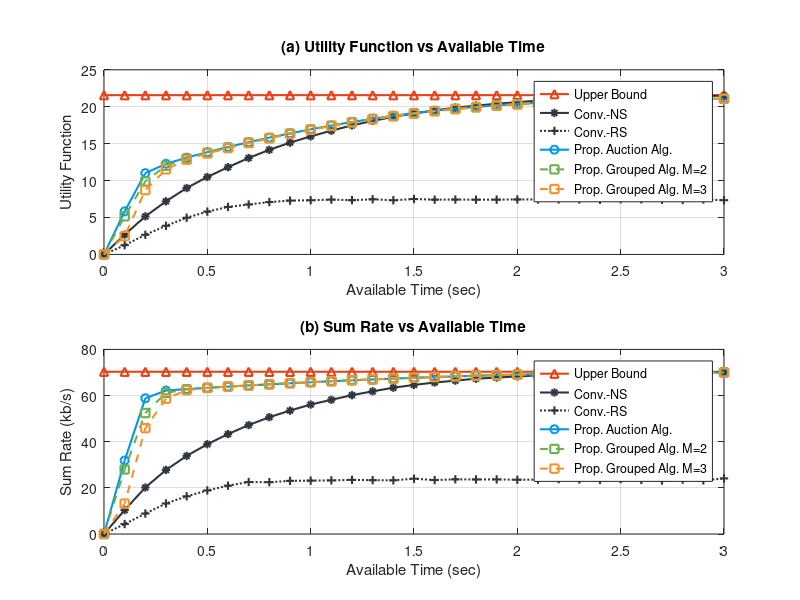

The MATLAB script that drew this image:
%x-axis
avail_time = 0:0.1:3;

% Utility Function
GW3_obj_ub = [21.56781815	21.56781815	21.56781815	21.56781815	21.56781815	21.56781815	21.56781815	21.56781815	21.56781815	21.56781815	21.56781815	21.56781815	21.56781815	21.56781815	21.56781815	21.56781815	21.56781815	21.56781815	21.56781815	21.56781815	21.56781815	21.56781815	21.56781815	21.56781815	21.56781815	21.56781815	21.56781815	21.56781815	21.56781815	21.56781815	21.56781815	21.56781815	21.56781815	21.56781815	21.56781815	21.56781815	21.56781815	21.56781815	21.56781815	21.56781815	21.56781815];
GW3_obj_bm2 = [0	1.249161341	2.657821308	3.875428504	4.970422679	5.795351925	6.4324628	6.762472246	7.09070772	7.288631261	7.335410621	7.423230216	7.34694003	7.46986617	7.335858083	7.50562002	7.415202652	7.430664437	7.414942267	7.418715572	7.445659951	7.44418225	7.450198604	7.451022004	7.407710473	7.479100863	7.464292321	7.405027028	7.370403962	7.447221816	7.343538271	7.472891663	7.483736159	7.462340448	7.405998629	7.393710327	7.443168681	7.423537842	7.476407332	7.360905626	7.469616694];
GW3_obj_bm1 = [0	2.679047555	5.149697073	7.192393143	8.990973011	10.48899784	11.81283114	13.06150155	14.1640481	15.13788686	15.98563634	16.75548153	17.47688767	18.08054896	18.63623534	19.07945056	19.50193133	19.86763201	20.15030172	20.40342916	20.61156622	20.82966997	20.95525551	21.09733988	21.18530749	21.26777204	21.33945181	21.38321794	21.4304263	21.46543988	21.49389006	21.51021637	21.529091	21.54165408	21.55186455	21.55624182	21.56301193	21.56578985	21.56726335	21.56774593	21.56774593];
GW3_obj = [7.22E-05	5.83543737	11.00368276	12.27572417	13.09655698	13.8490949	14.542278	15.19791836	15.81891186	16.38818052	16.93942661	17.45825981	17.93013334	18.37494217	18.7841107	19.13651339	19.4586603	19.74096381	19.98407351	20.19528035	20.37704015	20.53995954	20.66668001	20.76836881	20.85430211	20.91713338	20.97291888	21.01051392	21.03756692	21.05919658	21.07566749	21.0874551	21.09438205	21.09975068	21.1023731	21.10295596	21.10295596	21.10295596	21.10295596	21.10295596	21.10295596];
GW3_obj_g_2 = [7.22E-05	5.164325728	9.884951495	12.0066908	12.98436967	13.75705889	14.46711338	15.14183032	15.77076544	16.35579022	16.91024522	17.43202668	17.9061279	18.34815584	18.7475586	19.10732935	19.41964986	19.7144935	19.95613508	20.16583961	20.3460179	20.51269597	20.63830795	20.74532431	20.82944249	20.89757117	20.95583889	20.99936862	21.03369363	21.06043264	21.08059209	21.09374495	21.10338952	21.10991802	21.11474415	21.11767731	21.11928016	21.11928016	21.11928016	21.11928016	21.11928016];
GW3_obj_g_3 = [7.22E-05	2.477755436	8.710206397	11.52509648	12.82697923	13.67328859	14.39851387	15.07489394	15.71359735	16.32201399	16.86370304	17.38712172	17.86360451	18.3042204	18.7076547	19.061635	19.38906226	19.67035142	19.91607489	20.13100534	20.31294216	20.47085537	20.59327595	20.70404197	20.79655216	20.8744881	20.93661415	20.98564586	21.02084318	21.05329771	21.07362268	21.08783024	21.09808262	21.10424378	21.10716003	21.11103166	21.11302749	21.11501417	21.11691998	21.11799165	21.11844082];

%Sum rate
GW3_sum_rate_ub = [70.3080676113831	70.3080676113831	70.3080676113831	70.3080676113831	70.3080676113831	70.3080676113831	70.3080676113831	70.3080676113831	70.3080676113831	70.3080676113831	70.3080676113831	70.3080676113831	70.3080676113831	70.3080676113831	70.3080676113831	70.3080676113831	70.3080676113831	70.3080676113831	70.3080676113831	70.3080676113831	70.3080676113831	70.3080676113831	70.3080676113831	70.3080676113831	70.3080676113831	70.3080676113831	70.3080676113831	70.3080676113831	70.3080676113831	70.3080676113831	70.3080676113831];
GW3_sum_rate_bm2 = [0	4.31379401379947	8.87020996215083	13.2245600197671	16.3372018541333	18.8634620511324	20.9521236021381	22.5263156805967	22.4498800840834	23.0202208817291	23.1267716648457	23.2271032131561	23.4608729401781	23.3167839315051	23.2637563378230	23.9629894429686	23.3736195882954	23.6987371198502	23.6319080711361	23.6616298513725	23.5155009979847	23.5441520259398	23.7705377982400	23.6444145303917	23.4697038039411	23.7955923310608	23.4373755747778	23.1673320051587	23.5714763061120	23.2432175911574	24.0815346665943];
GW3_sum_rate_bm1 = [0	10.3800325090371	20.1594706854668	27.7530592712759	33.8342937621114	38.9175154878874	43.2974429612076	47.2004487297664	50.6356274537348	53.4738942426577	56.1033750919313	58.1578043201966	60.1696407041989	61.8281893957652	63.3895092413687	64.6046887596310	65.6413593334306	66.4672268552772	67.3009411914052	67.7900619495680	68.2947003953355	68.7369547010658	69.1284781391109	69.2711122306263	69.5158457204376	69.7493414363751	69.8524104625767	69.9819611874271	70.0207992490176	70.1528384616313	70.1796454248858];
GW3_sum_rate = [0.000147434793326597	31.8428143631041	58.8178998756235	62.1857128784181	62.7933363723746	63.3408130095466	63.8597025623079	64.3694560374975	64.8440394705413	65.3059486692300	65.7766835590820	66.2025268347647	66.5921034721582	66.9692295904143	67.3453553881270	67.6713276498279	67.9998201739370	68.3034971808657	68.5857566581525	68.8305195260294	69.0575409986791	69.2647566849743	69.4338158568090	69.5696543520781	69.6893256421703	69.7780060380857	69.8578053552075	69.9109850379590	69.9538061494453	69.9830966306201	70.0070215969285];
GW3_sum_rate_g_2 = [0.000147434793326597	27.9776697568015	52.4181324435500	61.1231572413653	62.7385996396024	63.3334398033528	63.8876767958810	64.3905377575160	64.8814771018124	65.3489739238110	65.7991021987123	66.2258567432966	66.6203176689769	67.0122797421276	67.3708728072437	67.7112037778426	68.0245667196774	68.3332185657467	68.6021039832893	68.8440680309550	69.0564905933246	69.2664748558013	69.4275045877048	69.5689528936358	69.6787767111577	69.7737304593557	69.8498559574824	69.9092519010398	69.9577144842287	69.9950180074372	70.0249972255431];
GW3_sum_rate_g_3 = [0.000147434793326597	13.1551636778133	45.8803118137747	58.6201785223239	62.3315391784236	63.3235851609314	63.8803214679420	64.3957514717942	64.8885341810708	65.3577724063384	65.7953661941084	66.2300799855105	66.6329789943761	67.0147809371690	67.3801981364385	67.7103255022800	68.0399732355532	68.3309011707898	68.5923782417782	68.8317124249687	69.0475573616372	69.2380710989426	69.3849975939698	69.5227042827559	69.6396314410652	69.7449086513634	69.8289902452296	69.8983187873347	69.9470289982365	69.9916874423403	70.0198513678648];

figure(10)
set(gcf,'Units','centimeter','Position',[0 0 15 25]);
subplot(211)
plot(avail_time, GW3_obj_ub(1:1:31), '-^', 'color', "#e84118", 'LineWidth', 1.5); hold on
plot(avail_time, GW3_obj_bm1(1:1:31), '-*', 'color', "#2f3640", 'LineWidth', 1.5); hold on
plot(avail_time, GW3_obj_bm2(1:1:31), ':+', 'Color',  "#2f3640", 'LineWidth', 1.5); hold on
plot(avail_time, GW3_obj(1:1:31), '-o', 'color', "#0097e6", 'LineWidth', 1.5); hold on
plot(avail_time, GW3_obj_g_2(1:1:31), '--square', 'color', "#6ab04c", 'LineWidth', 1.5); hold on
plot(avail_time, GW3_obj_g_3(1:1:31), '--square', 'Color',  "#f0932b", 'LineWidth', 1.5); hold off
grid on
title('(a) Utility Function vs Available Time')
xlabel('Available Time (sec)')
ylabel('Utility Function')
ylim([0 25])
legend('Upper Bound', 'Conv.-NS', 'Conv.-RS', 'Prop. Auction Alg.', 'Prop. Grouped Alg. M=2', 'Prop. Grouped Alg. M=3')

subplot(212)
plot(avail_time, GW3_sum_rate_ub, '-^', 'color', "#e84118", 'LineWidth', 1.5); hold on
plot(avail_time, GW3_sum_rate_bm1, '-*', 'color', "#2f3640", 'LineWidth', 1.5); hold on
plot(avail_time, GW3_sum_rate_bm2, ':+', 'Color',  "#2f3640", 'LineWidth', 1.5); hold on
plot(avail_time, GW3_sum_rate, '-o', 'color', "#0097e6", 'LineWidth', 1.5); hold on
plot(avail_time, GW3_sum_rate_g_2, '--square', 'color', "#6ab04c", 'LineWidth', 1.5); hold on
plot(avail_time, GW3_sum_rate_g_3, '--square', 'Color',  "#f0932b", 'LineWidth', 1.5); hold off
grid on
title('(b) Sum Rate vs Available Time')
xlabel('Available Time (sec)')
ylabel('Sum Rate (kb/s)')
ylim([0 80])
legend('Upper Bound', 'Conv.-NS', 'Conv.-RS', 'Prop. Auction Alg.', 'Prop. Grouped Alg. M=2', 'Prop. Grouped Alg. M=3')
